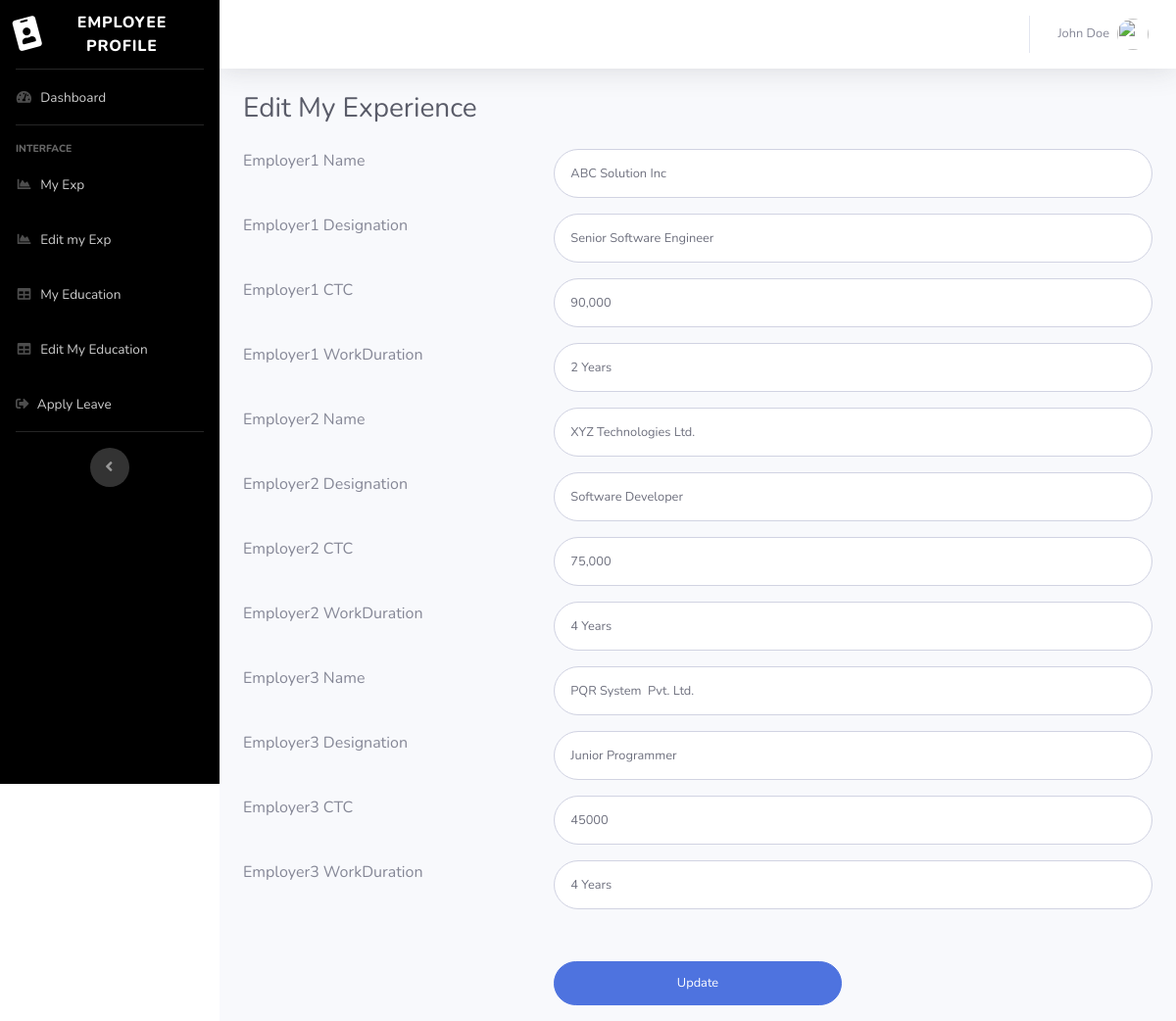
Screenshot of /erms/editmyexp.php (signed in) with the database file from the repository.
### tables this page shows
CREATE TABLE `employeedetail` (
  `ID` int(11) NOT NULL,
  `EmpFname` varchar(50) DEFAULT NULL,
  `EmpLName` varchar(50) NOT NULL,
  `EmpCode` varchar(50) DEFAULT NULL,
  `EmpDept` varchar(120) DEFAULT NULL,
  `EmpDesignation` varchar(120) DEFAULT NULL,
  `EmpContactNo` bigint(10) DEFAULT NULL,
  `EmpGender` enum('Male','Female') DEFAULT NULL,
  `EmpEmail` varchar(200) DEFAULT NULL,
  `EmpPassword` varchar(100) DEFAULT NULL,
  `EmpJoingdate` date DEFAULT NULL,
  `PostingDate` timestamp NOT NULL DEFAULT current_timestamp()
);

CREATE TABLE `empexpireince` (
  `ID` int(11) NOT NULL,
  `EmpID` varchar(5) DEFAULT NULL,
  `Employer1Name` varchar(75) DEFAULT NULL,
  `Employer1Designation` varchar(50) DEFAULT NULL,
  `Employer1CTC` varchar(50) DEFAULT NULL,
  `Employer1WorkDuration` varchar(11) DEFAULT NULL,
  `Employer2Name` varchar(75) DEFAULT NULL,
  `Employer2Designation` varchar(50) DEFAULT NULL,
  `Employer2CTC` varchar(50) DEFAULT NULL,
  `Employer2WorkDuration` varchar(11) DEFAULT NULL,
  `Employer3Name` varchar(75) DEFAULT NULL,
  `Employer3Designation` varchar(50) DEFAULT NULL,
  `Employer3CTC` varchar(50) DEFAULT NULL,
  `Employer3WorkDuration` varchar(11) DEFAULT NULL
);

### erms/editmyexp.php (the view, shortened to what this page needs)
<?php
include('includes/dbconnection.php');
if (strlen($_SESSION['uid']==0)) {
  header('location:logout.php');
  } else{
  ?>
<!DOCTYPE html>
<html lang="en">
<head>
  <link href="vendor/fontawesome-free/css/all.min.css" rel="stylesheet" type="text/css">
  <link href="css/sb-admin-2.min.css" rel="stylesheet">
</head>
<body id="page-top">
  <div id="wrapper">
  <?php include_once('includes/sidebar.php')?>
    <div id="content-wrapper" class="d-flex flex-column">
      <div id="content">
         <?php include_once('includes/header.php')?>
        <div class="container-fluid">
          <h1 class="h3 mb-4 text-gray-800">Edit My Experience</h1>
<form class="user" method="post" action="">
  <?php
 $empid=$_SESSION['uid'];
$ret=mysqli_query($con,"select * from empexpireince where EmpID='$empid'");
$num=mysqli_num_rows($ret);
if($num>0){
while ($row=mysqli_fetch_array($ret)) {
?>
               <div class="row">
                <div class="col-4 mb-3">Employer1 Name</div>
                   <div class="col-8 mb-3">   <input type="text" class="form-control form-control-user" id="emp1name" name="emp1name" aria-describedby="emailHelp" value="<?php  echo $row['Employer1Name'];?>"></div>
                    </div>
                    <div class="row">
                      <div class="col-4 mb-3">Employer1 Designation </div>
                     <div class="col-8 mb-3">  <input type="text" class="form-control form-control-user" id="emp1des" name="emp1des" aria-describedby="emailHelp" value="<?php  echo $row['Employer1Designation'];?>"></div>
                     </div>
                    <div class="row">
                    <div class="col-4 mb-3">Employer1 CTC </div>
                    <div class="col-8 mb-3">
                      <input type="text" class="form-control form-control-user" id="emp1ctc" name="emp1ctc" aria-describedby="emailHelp" value="<?php  echo $row['Employer1CTC'];?>"></div>
                    </div>
                    <div class="row">
                      <div class="col-4 mb-3">Employer1 WorkDuration</div>
                     <div class="col-8 mb-3">
                      <input type="text" class="form-control form-control-user" id="emp1workduration" name="emp1workduration" aria-describedby="emailHelp" value="<?php  echo $row['Employer1WorkDuration'];?>">
                    </div></div>
                    <div class="row">
                <div class="col-4 mb-3">Employer2 Name</div>
                   <div class="col-8 mb-3">   <input type="text" class="form-control form-control-user" id="emp2name" name="emp2name" aria-describedby="emailHelp" value="<?php  echo $row['Employer2Name'];?>"></div>
                    </div>
                    <div class="row">
                      <div class="col-4 mb-3">Employer2 Designation </div>
                     <div class="col-8 mb-3">  <input type="text" class="form-control form-control-user" id="emp2des" name="emp2des" aria-describedby="emailHelp" value="<?php  echo $row['Employer2Designation'];?>"></div>
                     </div>
                    <div class="row">
                    <div class="col-4 mb-3">Employer2 CTC </div>
                    <div class="col-8 mb-3">
                      <input type="text" class="form-control form-control-user" id="emp2ctc" name="emp2ctc" aria-describedby="emailHelp" value="<?php  echo $row['Employer2CTC'];?>"></div>
                    </div>
                    <div class="row">
                      <div class="col-4 mb-3">Employer2 WorkDuration</div>
                     <div class="col-8 mb-3">
                      <input type="text" class="form-control form-control-user" id="emp2workduration" name="emp2workduration" aria-describedby="emailHelp" value="<?php  echo $row['Employer2WorkDuration'];?>">
                    </div></div>
                    <div class="row">
                <div class="col-4 mb-3">Employer3 Name</div>
                   <div class="col-8 mb-3">   <input type="text" class="form-control form-control-user" id="emp3name" name="emp3name" aria-describedby="emailHelp" value="<?php  echo $row['Employer3Name'];?>"></div>
                    </div>
                    <div class="row">
                      <div class="col-4 mb-3">Employer3 Designation </div>
                     <div class="col-8 mb-3">  <input type="text" class="form-control form-control-user" id="emp3des" name="emp3des" aria-describedby="emailHelp" value="<?php  echo $row['Employer3Designation'];?>"></div>
                     </div>
                    <div class="row">
                    <div class="col-4 mb-3">Employer3 CTC </div>
                    <div class="col-8 mb-3">
                      <input type="text" class="form-control form-control-user" id="emp3ctc" name="emp3ctc" aria-describedby="emailHelp" value="<?php  echo $row['Employer3CTC'];?>"></div>
                    </div>
                    <div class="row">
                      <div class="col-4 mb-3">Employer3 WorkDuration</div>
                     <div class="col-8 mb-3">
                      <input type="text" class="form-control form-control-user" id="emp3workduration" name="emp3workduration" aria-describedby="emailHelp" value="<?php  echo $row['Employer3WorkDuration'];?>">
                    </div></div>
<?php } ?>
                    <div class="row" style="margin-top:4%">
                      <div class="col-4"></div>
                      <div class="col-4">
                      <input type="submit" name="submit"  value="Update" class="btn btn-primary btn-user btn-block mb-3">
                    </div>
                    </div>
                  </form>
<?php } else {?>
  <div class="row" style="margin-top:4%">
                      <div class="col-12" style="font-size:18px; color:red;">First Add your experience details after that you can edit experience details.</div>
                    </div>
<?php } ?>
        </div>
      </div>
    </div>
  </div>
</body>
</html>
<?php }  ?>

### erms/includes/header.php (shortened to what this page needs)
<div style="position: 'sticky', top: '0', zIndex: '1'">
  <nav class="navbar navbar-expand navbar-light bg-white topbar mb-4 static-top shadow">
    <ul class="navbar-nav ml-auto">
      <li class="nav-item dropdown no-arrow">
        <a class="nav-link dropdown-toggle" href="#" id="userDropdown" role="button" data-toggle="dropdown" aria-haspopup="true" aria-expanded="false">
          <?php
          $empid=$_SESSION['uid'];
          $ret=mysqli_query($con,"select EmpFname,EmpLname from employeedetail where ID='$empid'");
          $row=mysqli_fetch_array($ret);
          $fname=$row['EmpFname'];
          $lname=$row['EmpLname'];
          ?>
          <span class="mr-2 d-none d-lg-inline text-gray-600 small"><?php echo $fname." ".$lname; ?></span>
          <img class="img-profile rounded-circle" src="https://encrypted-tbn0.gstatic.com/images?q=tbn:ANd9GcROKY6nTtUMyJ1H5ZFKloiHcpwiYbiwn89aFSWPQGyZvw&s">
        </a>
      </li>
    </ul>
  </nav>
</div>

### rows the page displays
employeedetail: EmpFname "John", EmpLName "Doe"
empexpireince: emp1name "ABC Solution Inc", emp1des "Senior Software Engineer", emp1ctc "90,000", emp1workduration "2 Years", emp2name "XYZ Technologies Ltd.", emp2des "Software Developer", emp2ctc "75,000", emp2workduration "4 Years", emp3name "PQR System Pvt. Ltd.", emp3des "Junior Programmer", emp3ctc "45000", emp3workduration "4 Years"
